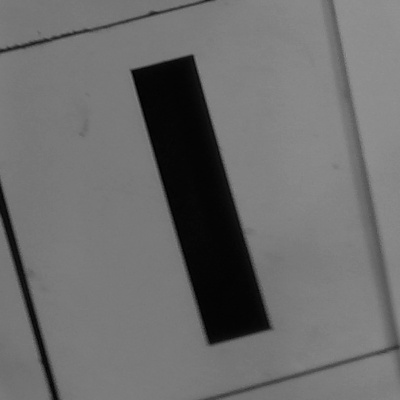
#> input picture Internship Tasks/Tools/F20_20_horizontal_1592.jpg, 400 x 400 px
$ python -i depth_fullModule.py   (imports and definitions only)
#> lines starting #> are read from the running program, lines starting #| are printed output that depends on the picture; after the words box and inside, x2 and y2 are one past the last pixel; in counts of white or black regions, pixels touching at a corner belong together
#> further down, picture is the input picture: shape (400, 400, 3); min 0, max 150, mean 108.3
# First import library
import pyrealsense2 as rs
import numpy as np
import cv2 as cv
import argparse
import os.path
import time


# Create object for parsing command-line options
parser = argparse.ArgumentParser(
    description="Read recorded bag file and display depth stream in jet colormap.\
                                Remember to change the stream fps and format to match the recorded."
)

# Add argument which takes path to a bag file as an input
# [15 lines not run here, left out]

kernel_MORPH_RECT = cv.getStructuringElement(cv.MORPH_RECT, (5, 5))
kernel_MORPH_CROSS = cv.getStructuringElement(cv.MORPH_CROSS, (5, 5))
kernel_MORPH_ELLIPSE = cv.getStructuringElement(cv.MORPH_ELLIPSE, (5, 5))


def process(
    frame,
    erode_iter=3,
    dilate_iter=4,
    morph_kernel=kernel_MORPH_ELLIPSE,
    gaussian_kernel_size=13,
):
#> called with erode_iter = 3, dilate_iter = 4, morph_kernel = array of shape (5, 5), gaussian_kernel_size = 13
    if len(frame.shape) == 3:
        frame = cv.cvtColor(frame, cv.COLOR_BGR2GRAY)

    # frame = cv.GaussianBlur(frame, (gaussian_kernel_size, gaussian_kernel_size), 0)
    # frame = cv.bilateralFilter(frame, 13, 35, 35)

    ret, frame = cv.threshold(
        frame, 0, 255, cv.ADAPTIVE_THRESH_GAUSSIAN_C + cv.THRESH_OTSU
    )
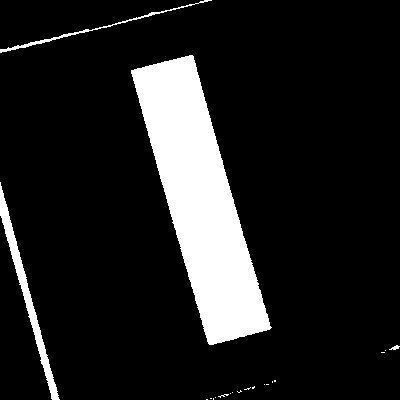
#> frame: shape (400, 400); 12.9% white; 20 white regions (16 under 20 px), largest, box (x1, y1, x2, y2) and area: (131, 55, 272, 345) 18440, (0, 182, 60, 400) 1618, (0, 0, 212, 53) 478, (389, 345, 400, 350) 29
#> ret = 67

    frame = cv.morphologyEx(frame, cv.MORPH_CLOSE, morph_kernel, iterations=1)
#> frame: shape (400, 400); 12.9% white; 15 white regions (10 under 20 px), largest, box (x1, y1, x2, y2) and area: (131, 55, 272, 345) 18449, (0, 182, 60, 400) 1640, (0, 0, 212, 53) 485, (389, 345, 400, 350) 30, (218, 394, 229, 398) 20
    frame = cv.morphologyEx(frame, cv.MORPH_OPEN, morph_kernel, iterations=2)
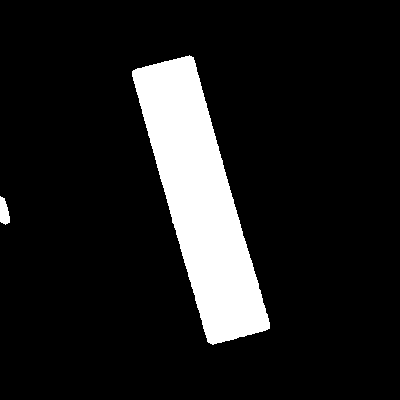
#> frame: shape (400, 400); 11.6% white; 2 white regions, box (x1, y1, x2, y2) and area: (132, 55, 270, 345) 18426, (0, 196, 10, 225) 210

    # apply automatic Canny edge detection using the computed median
    v = np.median(frame)
#> v = 0
    lower = int(max(0, (1.0 - 0.33) * v))
#> lower = 0
    upper = int(min(255, (1.0 + 0.33) * v))
#> upper = 0
    frame = cv.Canny(frame, lower, upper)
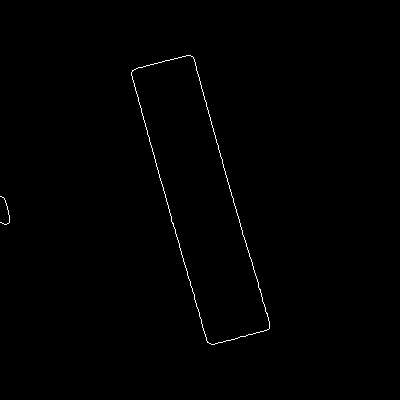
#> frame: shape (400, 400); 0.44% white in thin lines or dots, all inside (x1, y1, x2, y2) = (0, 55, 270, 345)
    frame = cv.dilate(frame, morph_kernel, iterations=1)
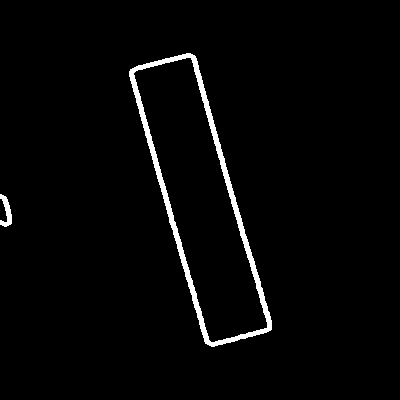
#> frame: shape (400, 400); 2.4% white; 2 white regions, box (x1, y1, x2, y2) and area: (129, 53, 272, 347) 3639, (0, 194, 12, 227) 202

    return frame


# [127 lines left out: functions detect_contour, draw_contours, post_process_depth, contour_depth_value, filter_contours, create_mask and 1 more, not called in this run]


# [145 lines not run here, left out]

>>> import cv2
>>> picture = cv2.imread('F20_20_horizontal_1592.jpg')
>>> result = process(picture)
